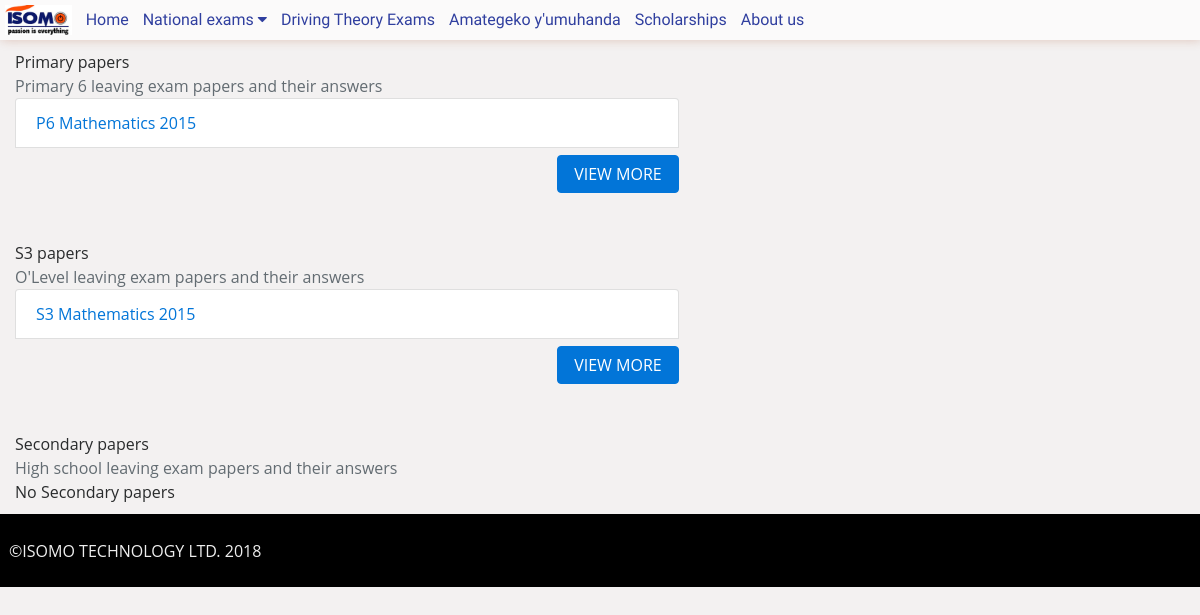
/papers.php, run on an earlier commit of the app's database.
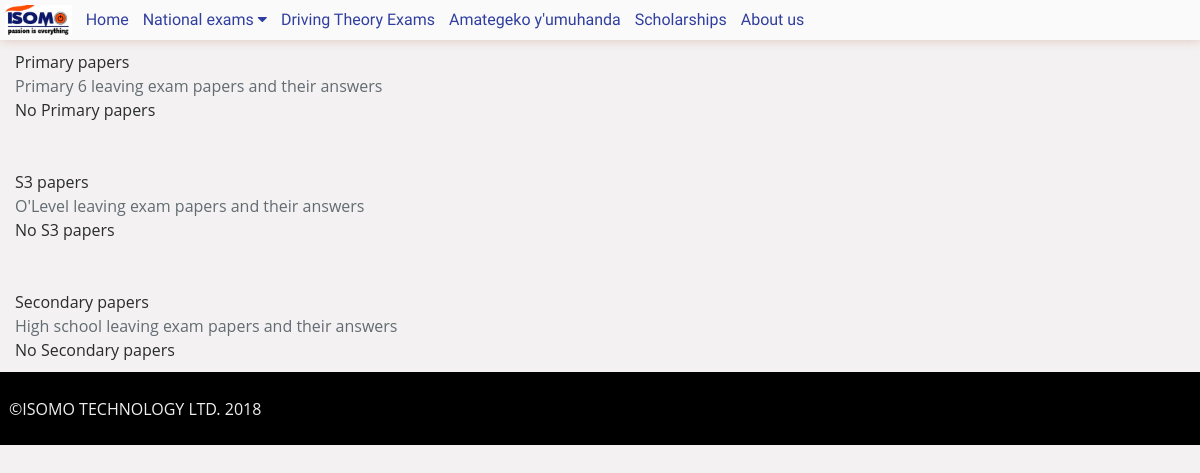
And on a later commit of the database.
### tables this page shows
CREATE TABLE `papers` (
  `id` int(11) NOT NULL,
  `name` varchar(64) NOT NULL,
  `subject` int(11) NOT NULL,
  `level` varchar(16) DEFAULT NULL,
  `file` varchar(1024) NOT NULL,
  `year` int(11) DEFAULT NULL,
  `done_date` date DEFAULT NULL COMMENT 'The date when the exam was done',
  `answers` int(11) DEFAULT NULL COMMENT 'references id for answers',
  `date` timestamp NOT NULL DEFAULT CURRENT_TIMESTAMP ON UPDATE CURRENT_TIMESTAMP
);

CREATE TABLE `subjects` (
  `id` int(11) NOT NULL,
  `name` varchar(128) NOT NULL,
  `type` int(11) DEFAULT NULL,
  `language` varchar(32) NOT NULL
);

### functions.php (called while the page is built, shortened)
<?php
	include_once "conn.php";
	function page_level(){
		$request_uri = trim($_SERVER['REQUEST_URI'], "/");
		$level = count(explode("/", $request_uri));
		return $level;
	}
	function get_file($filename){
		$plevel = page_level();
		$file = "";
		for($n=0; $n<$plevel; $n++){
			$file .= "../";
		}
		$file .= "$filename";
		return $file;
	}
	function level_papers($level){
		global $db;
		$level = strtoupper($level);
		$sql = "SELECT * FROM papers JOIN subjects ON papers.subject = subjects.id JOIN subject_levels ON subject_levels.subject = subjects.id WHERE subject_levels.level = \"$level\" ";
		$query = $db->query($sql) or die("error getting papers $db->error");
		$papers = array();
		while ($data = $query->fetch_assoc()) {
			$papers[] = $data;
		}
		return $papers;
	}
?>

### paper_home.php (the view, shortened to what this page needs)
<div class="container">
	<div class="row">
		<div class="col-md-9">
			<div class="row">
				<div class="col-md-9">
					<h1>Primary papers</h1>
					<p class="text-muted">Primary 6 leaving exam papers and their answers</p>
					<?php
						$p6 = level_papers("P6");
						if($p6){
							?>
								<ul class="list-group">
									<?php
										for($n=0; $n<count($p6); $n++){
											$subjname = $p6[$n]['name'];
											$year = $p6[$n]['year'];
											?>
												<li class="list-group-item"><a  href="<?php echo strtolower(get_file("papers/get/P6_".$subjname."_$year")); ?>">P6 <?php echo $p6[$n]['name']." ".$p6[$n]['year']; ?></a></li>
											<?php
										}
									?><div class="mt-2"></div>
									<li style="text-align: right"><a class="btn btn-primary" href="<?php echo strtolower(get_file('papers/p6')) ?>">VIEW MORE</a></li>
								</ul>
							<?php
						}else{
							echo "No Primary papers";
						}
					?>
				</div>
				<div class="col-md-3">
				</div>
			</div>
		</div>
	</div>
	<div class="row">
		<div class="col-md-9">
			<div class="row">
				<div class="col-md-9">
					<h1>S3 papers</h1>
					<p class="text-muted">O'Level leaving exam papers and their answers</p>
					<?php
						$s3 = level_papers("S3");
						if($p6){
							?>
								<ul class="list-group">
									<?php
										for($n=0; $n<count($s3); $n++){
											$subjname = $s3[$n]['name'];
											$year = $s3[$n]['year'];
											?>
												<li class="list-group-item"><a href="<?php echo strtolower(get_file("papers/get/S3_".$subjname."_$year")); ?>">S3 <?php echo $subjname." ".$year; ?></a></li>
											<?php
										}
									?>
									<li style="text-align: right"><a class="btn btn-primary" href="<?php echo get_file('papers/s3'); ?>">VIEW MORE</a></li>
								</ul>
							<?php
						}else{
							echo "No S3 papers";
						}
					?>
				</div>
				<div class="col-md-3">
				</div>
			</div>
		</div>
	</div>
	<div class="row">
		<div class="col-md-9">
			<div class="row">
				<div class="col-md-9">
					<h1>Secondary papers</h1>
					<p class="text-muted">High school leaving exam papers and their answers</p>
					<?php
						$s6 = level_papers("S6");
						if($s6){
							?>
								<ul class="list-group">
									<?php
										for($n=0; $n<count($s6); $n++){
											$subjname = $s6[$n]['name'];
											$year = $s6[$n]['year'];
											?>
												<li class="list-group-item"><a href="<?php echo strtolower(get_file("papers/get/S6_".$subjname."_$year")); ?>">S6 <?php echo $subjname." ".$year; ?></a></li>
											<?php
										}
									?>
									<div class="mt-2"></div>
									<li style="text-align: right"><a class="btn btn-primary" href="<?php echo get_file('papers/s6'); ?>">VIEW MORE</a></li>
								</ul>
							<?php
						}else{
							echo "No Secondary papers";
						}
					?>
				</div>
				<div class="col-md-3">
				</div>
			</div>
		</div>
	</div>
</div>

What changed in the data, as far as the page shows it:
removed papers: subjects.name "Mathematics", year "2015"
Also different on the page:
text no longer shown: "VIEW MORE VIEW MORE"
text now shown: "No Primary papers No S3 papers"
